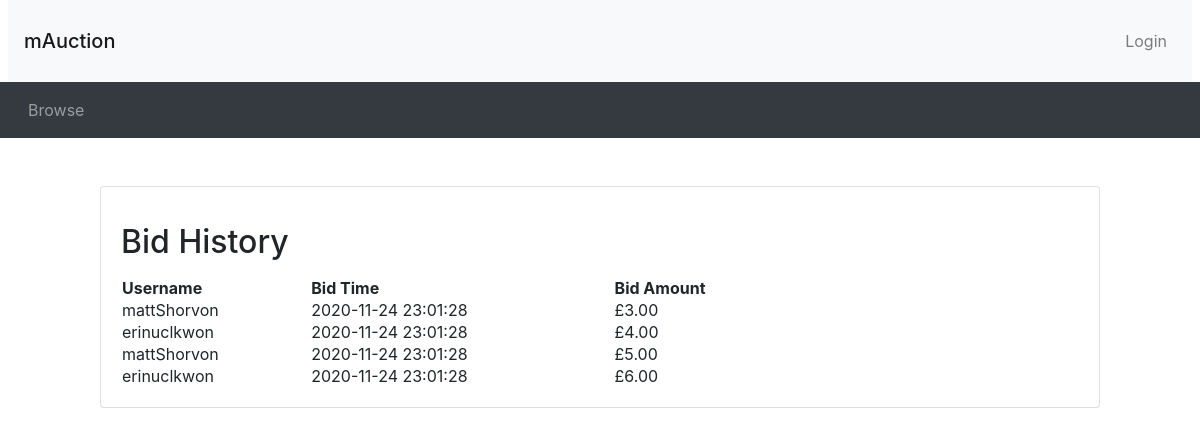
/listing.php?item_id=1, run on the app's committed database.
### tables this page shows
CREATE TABLE Bid (
bidID INT NOT NULL AUTO_INCREMENT,
userName VARCHAR(45) NOT NULL,
bidTime DATETIME NOT NULL DEFAULT CURRENT_TIMESTAMP,
saleItemID INT NOT NULL,
bidAmount DECIMAL NOT NULL,
PRIMARY KEY (bidID));

### listing.php (the view, shortened to what this page needs)
<?php include("connection.php") ?>
<?php include_once("header.php") ?>
<?php
$item_id = $_GET['item_id'];
$query = "SELECT Auction.*, MAX(bidAmount), COUNT(bidID)
	  FROM Auction, Bid where Auction.saleItemID=$item_id and Bid.saleItemID=$item_id";
$result = mysqli_query($connection, $query) or die('Error making select bid and auction query' . mysqli_error($connection));
while ($row = mysqli_fetch_assoc($result)) {
  $item_id = $row['saleItemID'];
  $endDate = $row['endDate'];
}
$end_time = new DateTime($endDate);
$now = new DateTime("now");
?>
              <?php include_once("footer.php") ?>
              <?php if ($now < $end_time) : ?>
                <div class="container my-5">
                  <div style="max-width: 1000px; margin: 10px auto">
                    <div class="card">
                      <div class="card-body">
                        <div class="bidhistory">
                          <div class="row">
                            <div class="col-sm-8">
                              <h2 class="my-3">Bid History</h2>
                            </div>
                          </div>
                          <?php
                          $query = "SELECT * FROM Bid WHERE saleItemID=$item_id";
                          $result = mysqli_query($connection, $query) or die('Error making select users query' . mysqli_error($connection));
                          echo '<table style="width:70%">
      <th>Username</th>
      <th>Bid Time</th>
      <th>Bid Amount</th>';
                          while ($row = mysqli_fetch_assoc($result)) {
                            $userName = $row["userName"];
                            $bidTime = $row["bidTime"];
                            $bidAmount = $row["bidAmount"];
                            echo '<tr>
        <td>' . $userName . ' </td>
        <td>' . $bidTime . ' </td>
        <td>£' . number_format($bidAmount, 2) . ' </td>
        </tr>';
                          }
                          ?>
                        </div>
                      </div>
                    </div>
                  </div>
                </div>
              <?php endif; ?>

### data on the page
bid: userName "mattShorvon", bidTime "2020-11-24 23:01:28", bidAmount "3.00"
bid: userName "erinuclkwon", bidTime "2020-11-24 23:01:28", bidAmount "4.00"
bid: userName "mattShorvon", bidTime "2020-11-24 23:01:28", bidAmount "5.00"
bid: userName "erinuclkwon", bidTime "2020-11-24 23:01:28", bidAmount "6.00"
